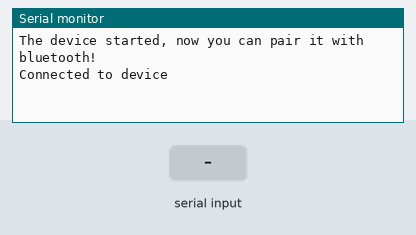
This sketch was run on a simulated ESP32. On the bench: the last lines printed to the serial monitor. The test bench sets the inputs (shaded band). Nothing arrives over Bluetooth unless stated.

Above: at 1.2 s.
1.3 s: "BLUE_SSID:\n" received over the second serial link
At 1.9 s:
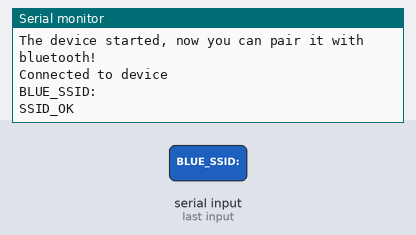
2.9 s: "BLUE_PASSWORD:\n" received over the second serial link
At 4.2 s:
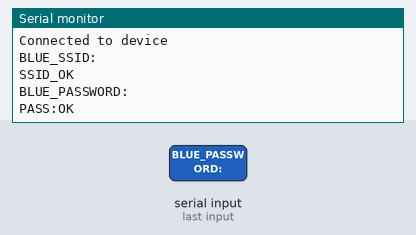
4.5 s: "BLUE_SSID:\n" received over the second serial link
At 5.12 s:
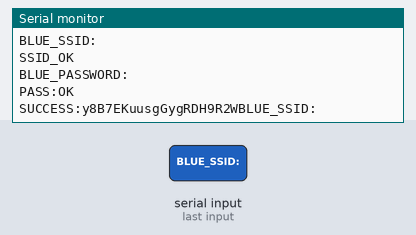
6.5 s: "1\n" received over the second serial link
At 7.7 s:
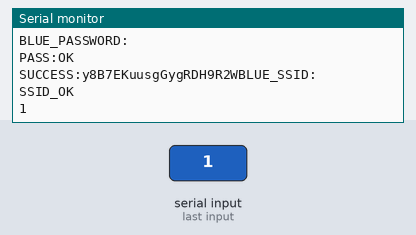
8.0 s: "BLUE_PASSWORD:\n" received over the second serial link
At 11.1 s:
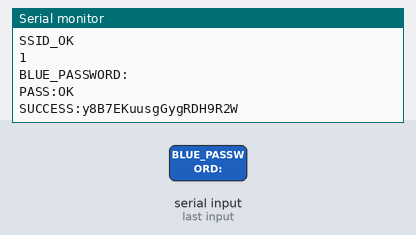

Measured:
- after the input at 1.3 s, the serial monitor: prints a new line at once (image 1)
- after the input at 2.9 s, the serial monitor: prints a new line at once (image 2)
- after the input at 4.5 s, the serial monitor: prints a new line after 0.52 s (image 3)
- after the input at 6.5 s, the serial monitor: prints a new line at once (image 4)
- after the input at 8.0 s, the serial monitor: prints a new line at once (image 5)

The sketch:

esp_32_blue_serial_port.ino
```cpp
#include "BluetoothSerial.h"
#include "esp_bt_main.h"
#include "esp_bt_device.h"

#if !defined(CONFIG_BT_ENABLED) || !defined(CONFIG_BLUEDROID_ENABLED)
#error Bluetooth is not enabled! Please run `make menuconfig` to and enable it
#endif

BluetoothSerial SerialBT;

void setup() {
  Serial.begin(115200);
  SerialBT.begin("BlueSpringBT");//Bluetooth device name
  Serial.println("The device started, now you can pair it with bluetooth!");
}

String received_msg = "";
bool connected = false;
void loop() {
  if(!connected)
  {
    connected = SerialBT.connected();
    if(connected)
    {
      Serial.write("Connected to device\n");
    }
  }
  else
  {
    connected = SerialBT.connected();
    if(!connected)
    {
      Serial.write("Connection lost\n");
    }
  }

  if (Serial.available()) {
    // String data = String(Serial.read());
    // Serial.write("Me:--");
    // Serial.write(Serial.read());
    String teststr = Serial.readString();
    SerialBT.print(teststr);
  }
  if (SerialBT.available()) {
    // String data = String(SerialBT.read());
    // received_msg += data;
    char ch = SerialBT.read();
    received_msg += ch;
    if(ch == 10)
    {
      Serial.print(received_msg);
      if(received_msg.startsWith("BLUE_SSID:"))
      {
        delay(100);
        SerialBT.println("SSID_OK");
        Serial.println("SSID_OK");
      }
      if(received_msg.startsWith("BLUE_PASSWORD:"))
      {
        delay(100);
        SerialBT.println("PASS:OK");
        Serial.println("PASS:OK");
        delay(2000);
        SerialBT.print("SUCCESS:y8B7EKuusgGygRDH9R2W");
        // SerialBT.println(getAddress());

        Serial.print("SUCCESS:y8B7EKuusgGygRDH9R2W");
        // Serial.println(getAddress());
      }
      received_msg= "";
    }
  }
  // delay(20);
}
String getAddress() {
  String address = "";
  const uint8_t* point = esp_bt_dev_get_address();

  for (int i = 0; i < 6; i++) {

    char str[3];

    sprintf(str, "%02X", (int)point[i]);
    // Serial.print(str);
    address += str;
    if (i < 5){
      // Serial.print(":");
      address += ":";
    }
  }
  return address;
}
```
